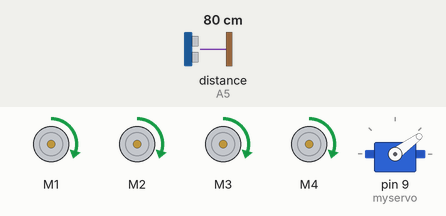
Simulated run of this sketch. Board: Arduino Uno, built with avr-gcc and run on an emulated ATmega328P. Parts: 4 × DC motor (green arrow = forward, orange = backward, longer = faster), servo. The inputs (shaded band) are chosen by the test bench; at power-on: distance to the obstacle (sensor on A5) 80 cm. The echo pulse lasts 58.3 µs per cm.

Above: at 4.4 s.
4.5 s: distance to the obstacle (sensor on A5) set to 21 cm
At 4.69 s:
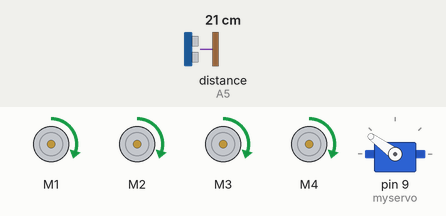
7.5 s: distance to the obstacle (sensor on A5) set to 18 cm
At 7.71 s:
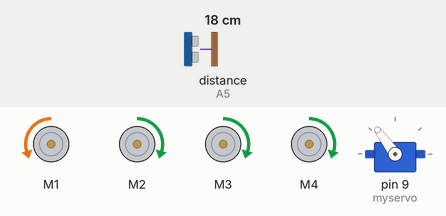
10.5 s: distance to the obstacle (sensor on A5) set to 11 cm
13.5 s: distance to the obstacle (sensor on A5) set to 8 cm
16.5 s: distance to the obstacle (sensor on A5) set to 35 cm
At 17.0 s:
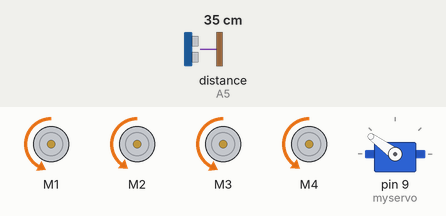
19.5 s: distance to the obstacle (sensor on A5) set to 198 cm
22.5 s: distance to the obstacle (sensor on A5) set to 205 cm
At 23.2 s:
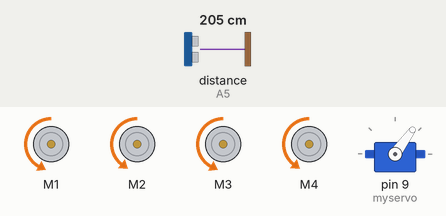
Timing chart, 0 to 26.5 s (numbered marks = the images above; inputs shaded):
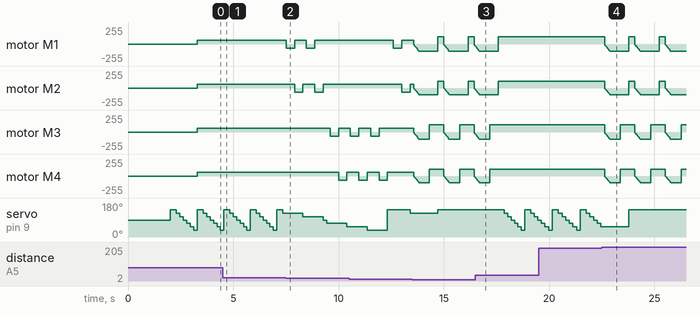

Measured:
- the behaviour switches between 20 and 19 cm on distance to the obstacle (sensor on A5) (found by bisection; images 1 and 2)
- the behaviour switches between 200 and 201 cm on distance to the obstacle (sensor on A5) (found by bisection; images 3 and 4)
- after the input at 7.5 s, motor M1: alternates forward 60/255 for 0.56 s and backward 60/255 for 0.40 s, 4 changes in all, then stays forward 60/255, starting at once; motor M2: alternates forward 60/255 for 0.56 s and backward 60/255 for 0.40 s, 4 changes in all, then stays forward 60/255, starting after 0.41 s
- after the input at 16.5 s, motor M1: goes on until 17.6 s, then stays forward 108/255; motor M2: goes on until 17.6 s, then stays forward 98/255
- after the input at 22.5 s, motor M1, motor M3: ramps from forward 108/255 to backward 108/255 and jumps back, once every 1.4 s; motor M2, motor M4: ramps from forward 98/255 to backward 98/255 and jumps back, once every 1.4 s

The sketch:

EngelRobot.ino
```cpp
#include <AFMotor.h>
#include <Servo.h>
#include <NewPing.h>

#define TRIG_PIN A4
#define ECHO_PIN A5
#define MAX_DISTANCE 200
#define MAX_SPEED 100
#define MAX_SPEED_OFFSET 10
#define COLL_DIST 10
#define TURN_DIST COLL_DIST+10

NewPing sonar (TRIG_PIN, ECHO_PIN, MAX_DISTANCE);

AF_DCMotor motor1 (1, MOTOR12_1KHZ) ;
AF_DCMotor motor2(2, MOTOR12_1KHZ) ;
AF_DCMotor motor3(3, MOTOR12_1KHZ) ;
AF_DCMotor motor4(4, MOTOR12_1KHZ) ;

Servo myservo;

int pos = 0;
int maxDist = 0;
int maxAngle = 0;
int maxRight = 0;
int maxLeft = 0;
int maxFront = 0;
int course = 0;
int curDist = 0;
String motorSet="";
int speedSet = 0;

void checkPath();
void moveBackward();
void checkBackward();
void moveStop();
void checkCourse();
void changePath();
int readPing();
void checkForward();
void moveForward();
void turnRight();
void turnLeft();
void veerRight();
void setCourse();
void veerLeft();


void setup() {
  motor1.setSpeed(60);
  motor2.setSpeed(60);
  motor3.setSpeed(60);
  motor4.setSpeed(60);
  myservo.attach(9);
  myservo.write(90);
  delay (2000) ;
  checkPath();
  motorSet = "FORWARD" ;
  myservo.write(90);
  //moveForward();
}

void loop() {
  checkForward();
  checkPath();
}

void moveBackward(){
  motorSet = "BACKWARD";
  motor1.run(BACKWARD);
  motor2.run(BACKWARD);
  motor3.run(BACKWARD);
  motor4.run(BACKWARD);
  for (speedSet = 0; speedSet < MAX_SPEED; speedSet +=2){
    motor1.setSpeed (speedSet+MAX_SPEED_OFFSET);
    motor2.setSpeed(speedSet);
    motor3.setSpeed(speedSet+MAX_SPEED_OFFSET);
    motor4.setSpeed(speedSet);
    delay(5);
  }
}
void checkBackward(){
  if (motorSet=="BACKWARD") {
    motor1.run(BACKWARD) ;
    motor2.run(BACKWARD) ;
    motor3.run(BACKWARD) ;
    motor4.run (BACKWARD) ;
  }
}

void moveStop(){
  motor1.run(RELEASE);
  motor2.run (RELEASE);
  motor3.run (RELEASE);
  motor4.run (RELEASE);
} // stop the motors.

void checkCourse(){
  moveBackward();
  delay (500) ;
  moveStop();
  setCourse();
}

void checkPath() {
  int curLeft = 0;
  int curFront = 0;
  int curRight = 0;
  int curDist = 0;
  myservo.write(144);
  delay (120) ;
  for (pos = 144; pos >= 36; pos-=18){
    myservo.write(pos);
    delay(90) ;
    checkForward();
    curDist = readPing();
    if (curDist < COLL_DIST){
      checkCourse();
      break;
    }
    if (curDist < TURN_DIST) {
    changePath();
    }
    if (curDist > curDist) {maxAngle = pos;}
    if (pos > 90 && curDist > curLeft) { curLeft = curDist;}
    if (pos == 90 && curDist > curFront) {curFront = curDist;}
    if (pos < 90 && curDist > curRight) {curRight = curDist;}
  }
  maxLeft = curLeft;
  maxRight = curRight;
  maxFront = curFront;
}


void changePath(){
  if (pos < 90) {veerLeft();}
  if (pos > 90) {veerRight () ;}
}

int readPing(){
  delay (70) ;
  unsigned int uS = sonar.ping() ;
  int cm = uS/US_ROUNDTRIP_CM;
  return cm;
}

void checkForward(){
  if (motorSet=="FORWARD") {
    motor1.run(FORWARD) ;
    motor2.run (FORWARD) ;
    motor3.run (FORWARD) ;
    motor4.run(FORWARD) ;
  }
}


void moveForward(){
  motorSet = "FORWARD";
  motor1.run (FORWARD) ;
  motor2. run (FORWARD) ;
  motor3. run (FORWARD);
  motor4.run (FORWARD);
  for (speedSet; speedSet & MAX_SPEED; speedSet +=2){
    motor1.setSpeed(speedSet+MAX_SPEED_OFFSET);
    motor2.setSpeed(speedSet);
    motor3.setSpeed(speedSet+MAX_SPEED_OFFSET);
    motor4.setSpeed(speedSet);
    delay (5) ;
  }
}


void turnRight() {
  motorSet = "RIGHT";
  motor1.run (BACKWARD) ;
  motor2. run (BACKWARD) ;
  motor3. run (FORWARD);
  motor4. run (FORWARD);

  delay (400) ;
  motorSet = "FORWARD" ;
  motor1. run(FORWARD) ;
  motor2.run (FORWARD) ;
  motor3.run(FORWARD) ;
  motor4.run (FORWARD) ;
}


void turnLeft(){
  motorSet = "LEFT";
  motor1.run(FORWARD) ;
  motor2.run(FORWARD);
  motor3.run (BACKWARD) ;
  motor4.run (BACKWARD);
  delay (400) ;
  motorSet = "FORWARD" ;
  motor1.run (FORWARD) ;
  motor2.run (FORWARD) ;
  motor3.run (FORWARD);
  motor4.run (FORWARD) ;
}

void veerRight () {
  motor1.run(BACKWARD);
  delay (400) ;
  motor1.run(FORWARD) ;
  motor2.run(BACKWARD);
  delay (400) ;
  motor2.run (FORWARD) ;
}

void setCourse(){
  if (maxAngle < 90) {turnRight();}
  if (maxAngle > 90) {turnLeft();}
  maxLeft = 0;
  maxRight = 0;
  maxFront = 0;
}

void veerLeft(){
  motor3.run (BACKWARD) ;
  delay (400) ;
  motor3. run(FORWARD) ;
  motor4.run (BACKWARD) ;
  delay (400) ;
  motor4. run (FORWARD) ;
}
```
